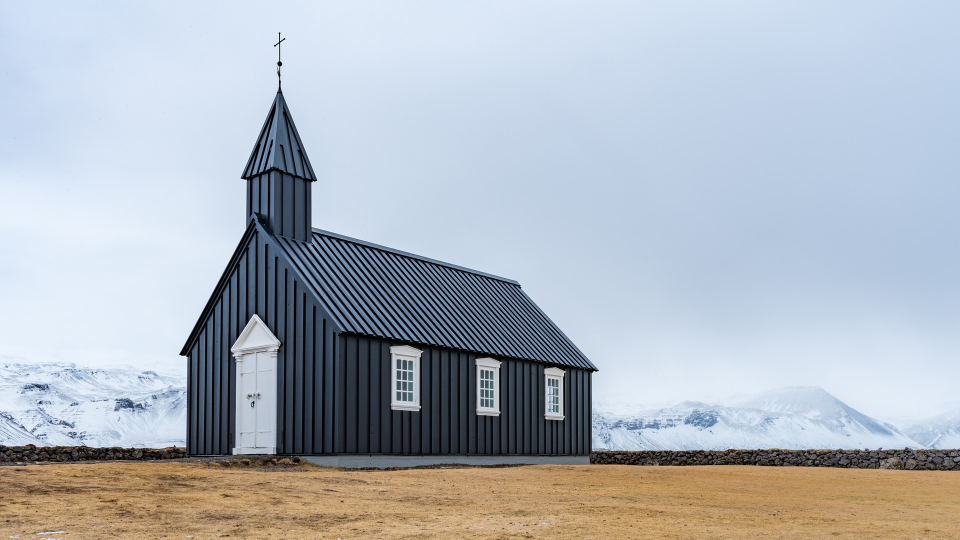
#> input picture image/church.jpg, 1920 x 1080 px (shown at 1/2 size)
$ python 'HH coeffient.py'
#> lines starting #> are read from the running program, lines starting #| are printed output that depends on the picture
### noise-estimation/noise_utils.py
# -*- coding: utf-8 -*-
"""Shared helpers for image noise experiments."""

from __future__ import annotations

import cv2
import numpy as np
import pywt
import scipy.signal as signal


def read_grayscale_image(path, size=None):
    """Read an image as float32 grayscale data."""
#> called with path = '../image/church.jpg', size = (1080, 1080)
    image = cv2.imread(path)
#> image is the input picture: shape (1080, 1920, 3); mean B, G, R 189.8, 181.7, 174.9
    if image is None:
        raise FileNotFoundError("Image not found: {0}".format(path))
    if size is not None:
        image = cv2.resize(image, size)
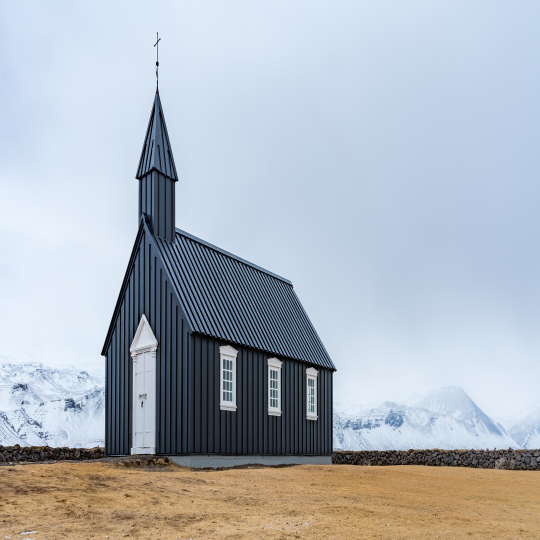
#> image: shape (1080, 1080, 3) (shown at 1/2 size); mean B, G, R 189.8, 181.7, 174.9
    image = cv2.cvtColor(image, cv2.COLOR_BGR2GRAY)
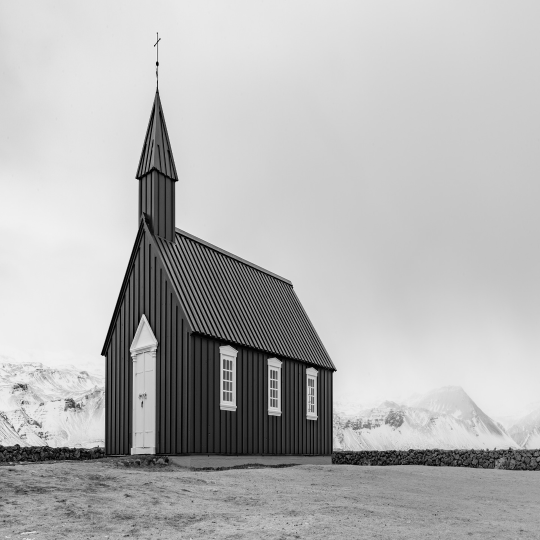
#> image: shape (1080, 1080) (shown at 1/2 size); min 0, max 249, mean 180.6
    return image.astype(np.float32)


def add_noise(image, method, intensity, rng=None):
    """Add pepper-salt or Gaussian noise to an image."""
#> called with method = 'pepper_salt', intensity = 25
    rng = rng or np.random.default_rng()
    image = image.astype(np.float32, copy=False)

    if method == "pepper_salt":
        threshold = intensity / 200.0
        salt_noise = np.where(rng.random(image.shape) < threshold, 255, 0)
        pepper_noise = np.where(rng.random(image.shape) < threshold, -255, 0)
        noisy = image + salt_noise.astype(np.float32) + pepper_noise.astype(np.float32)
    elif method == "gauss":
        noisy = image + rng.normal(0, intensity, image.shape).astype(np.float32)
    else:
        raise ValueError("Unsupported noise type: {0}".format(method))

    return np.clip(noisy, 0, 255).astype(np.float32)
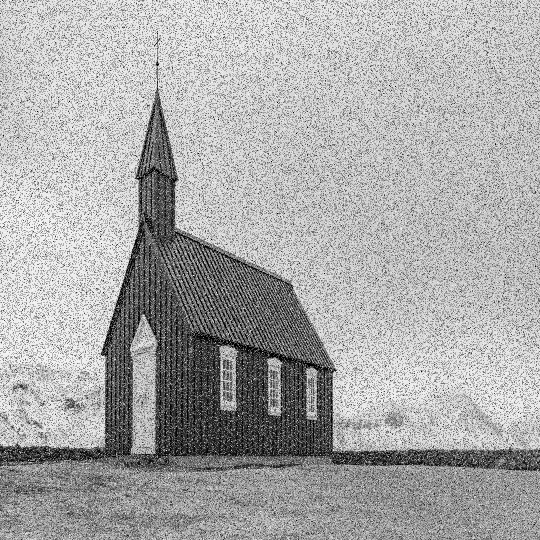
#> returned value: shape (1080, 1080) float32 (shown at 1/2 size); min 0, max 255, mean 169


# [74 lines left out: functions wavelet_hh, insignificant_energy_ratio, noise_type, estimate_noise_intensity, gaussian_operator, edge_detection and 1 more, not called in this run]

### noise-estimation/HH coeffient.py
# -*- coding: utf8 -*-
import cv2
import matplotlib.pyplot as plt
import numpy as np
import pywt

from noise_utils import add_noise, read_grayscale_image


image = read_grayscale_image("../image/church.jpg", (1080, 1080))
RNG = np.random.default_rng(0)

pep_salt_image = add_noise(image, "pepper_salt", 25, RNG)
cv2.imwrite("./pepper-salt noise image.jpg", pep_salt_image)
_, (_, _, cD) = pywt.dwt2(pep_salt_image, "haar")
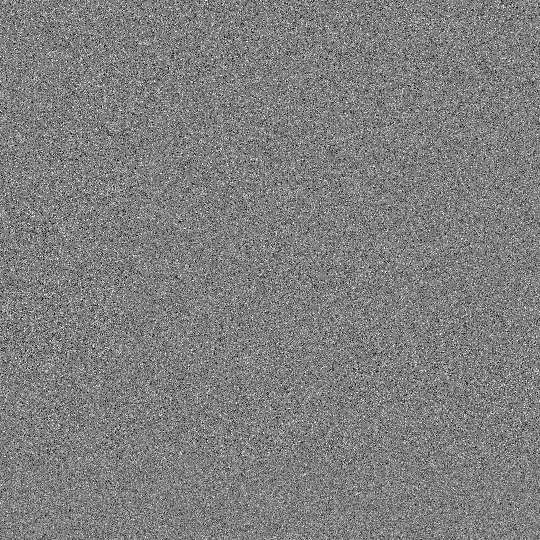
#> cD: shape (540, 540) float32; min -255, max 255, mean 0.1; drawn with min black and max white
HH_salt_image = cD.astype(np.int64)

amp_range = 400
Pcoeff_salt_image = np.zeros((2 * amp_range, 1))
for row in HH_salt_image:
    for coefficient in row:
        index = coefficient + amp_range - 1
        if 0 <= index < 2 * amp_range:
            Pcoeff_salt_image[index, 0] += 1
#> after the loop, Pcoeff_salt_image = 800 values, max 91327 at index 399, min 0 at index 0, mean 364.5

gauss_image = add_noise(image, "gauss", 25, RNG)
#> call 2 of add_noise, with method = 'gauss', intensity = 25
#> in add_noise (call 2), `noisy = image + rng.normal(0, intensity, image.shape).astype(np.float32)`:
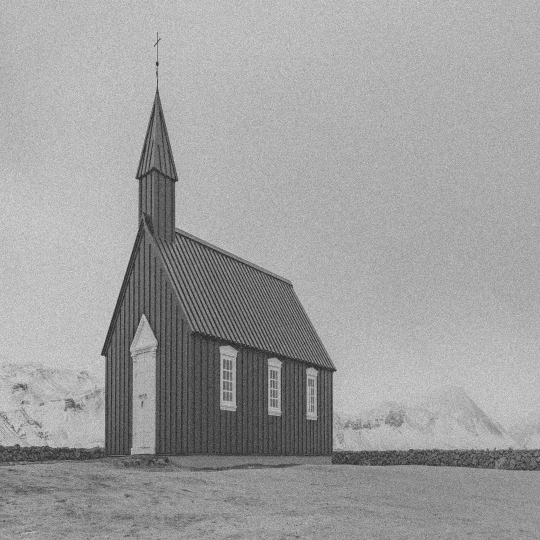
#> noisy: shape (1080, 1080) float32 (shown at 1/2 size); min -89.35, max 343.1, mean 180.5; drawn with min black and max white
cv2.imwrite("./gauss noise image.jpg", gauss_image)
_, (_, _, cD) = pywt.dwt2(gauss_image, "haar")
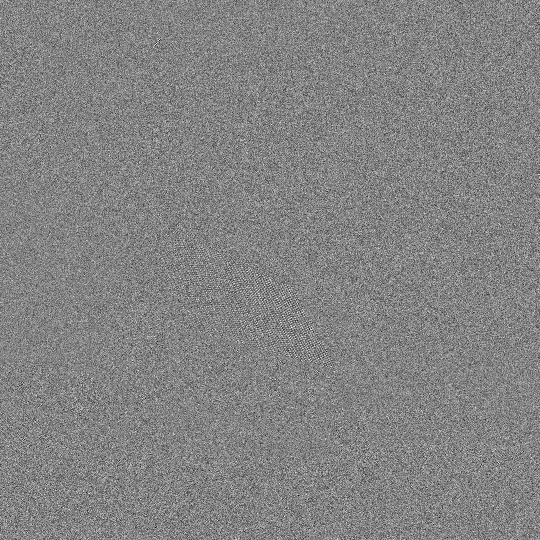
#> cD: shape (540, 540) float32; min -131.6, max 123.6, mean 0; drawn with min black and max white
HH_gauss_image = cD.astype(np.int64)

Pcoeff_gauss_image = np.zeros((2 * amp_range, 1))
for row in HH_gauss_image:
    for coefficient in row:
        index = coefficient + amp_range - 1
        if 0 <= index < 2 * amp_range:
            Pcoeff_gauss_image[index, 0] += 1
#> after the loop, Pcoeff_gauss_image = 800 values, max 9939 at index 399, min 0 at index 0, mean 364.5

x = np.arange(-amp_range, amp_range, 1)
plt.plot(x, Pcoeff_salt_image, color="k")
plt.xlabel("Coe")
plt.ylabel("Pcoe")
plt.savefig("HH coefficient distribution by pepper-salt noise.jpg")
#> figure, not shown here; curve peaks at x = -1, y = 91327
plt.clf()

plt.plot(x, Pcoeff_gauss_image, color="k")
plt.xlabel("Coe")
plt.ylabel("Pcoe")
plt.savefig("HH coefficient distribution by gauss noise.jpg")
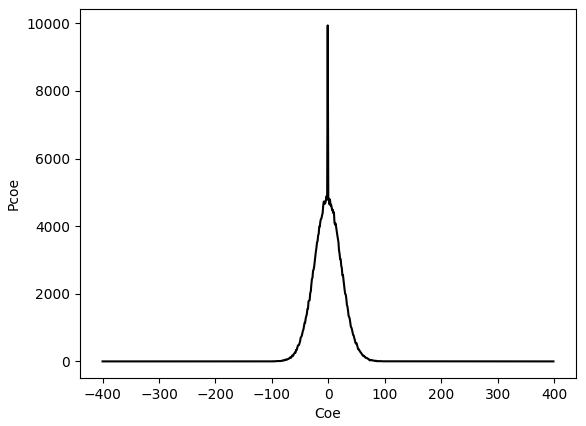
#> figure drawn by matplotlib, 1 panel; curve peaks at x = -1, y = 9939
plt.clf()

$ run again, with image/estate.jpg copied over image/church.jpg
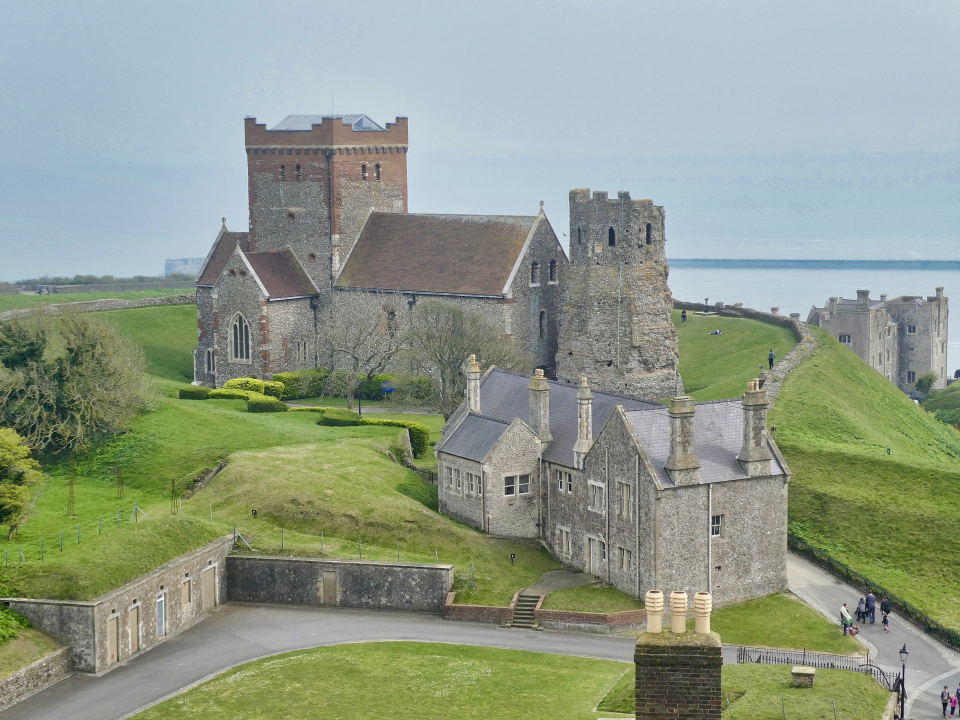
#> input picture image/estate.jpg, 1920 x 1440 px (shown at 1/2 size)
#> in read_grayscale_image, image is the input picture: shape (1440, 1920, 3); mean B, G, R 138.4, 154.8, 143.5
#> after the loop `for row in HH_salt_image:`: Pcoeff_salt_image = 800 values, max 44709 at index 399, min 0 at index 0, mean 364.5
#> `_, (_, _, cD) = pywt.dwt2(gauss_image, "haar")`:
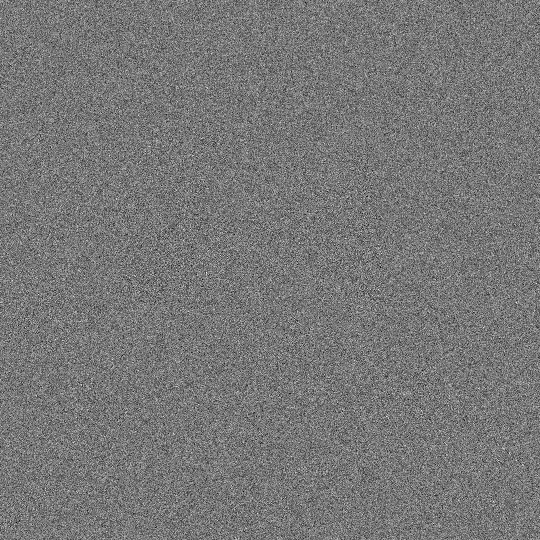
#> cD: shape (540, 540) float32; min -119, max 134.7, mean 0; drawn with min black and max white
#> after the loop `for row in HH_gauss_image:`: Pcoeff_gauss_image = 800 values, max 8991 at index 399, min 0 at index 0, mean 364.5
#> `plt.savefig("HH coefficient distribution by gauss noise.jpg")`:
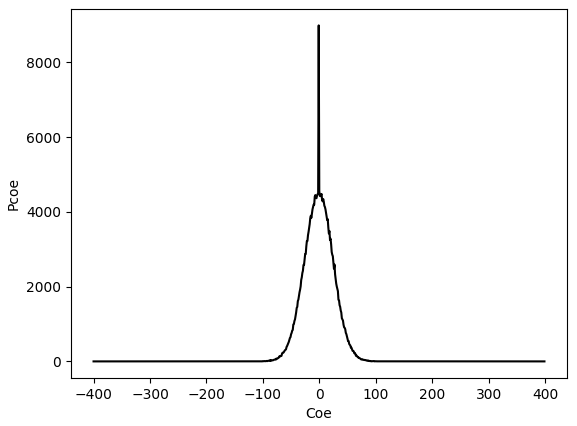
#> figure drawn by matplotlib, 1 panel; curve peaks at x = -1, y = 8991
